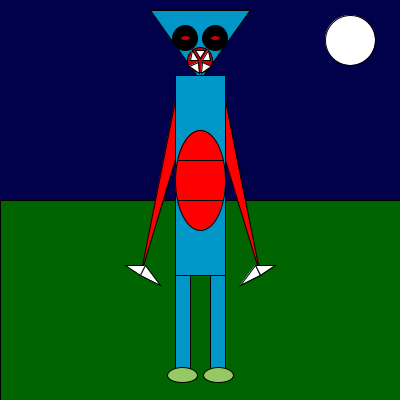
Frame 1 (no input)
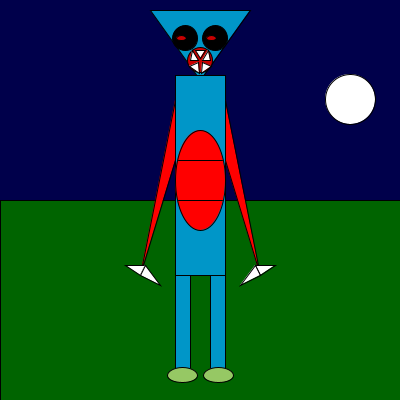
Frame 60 (the mouse pressed at the canvas centre just before this capture)
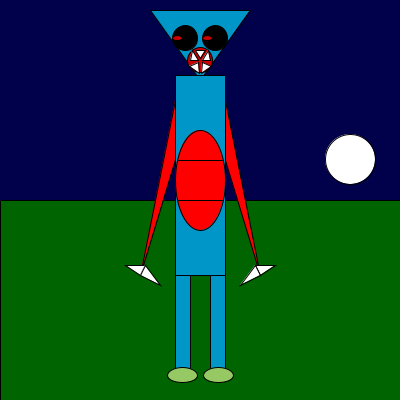
Frame 120 (the mouse held since frame 60 and released just before this capture)

The Processing sketch that drew these frames (run headless with seeded random() and noise(); from frame 60 on, the mouse is pressed at the canvas centre):

// Processing sketch: Animate_robot
// ── Animate_robot.pde

int y = 40;
float x = 200;
float dir_x = .5;
void setup() {
  // Setting up the background (grass, sky, and clouds)
  stroke(0);
  size(400, 400);
  strokeWeight(1);
  fill(255);  
}


void draw() {
  background(0, 0, 75);
  fill(255);
  ellipse(350, y, 50, 50);
  fill(0, 100, 0);
  rect(0, 200, 400, 200);
  y += 1;
  if (y==250) {
    y=0;
  }
  fill(0, 150, 200);
  //Head, body, and face
  triangle(150, 10, 250, 10, 200, 80);
  rect(175, 75, 50, 200);
  rect(175, 275, 15, 100);
  rect(210, 275, 15, 100);
  fill(200, 0, 0);
  circle(200, 60, 25);
  fill(255);
  triangle(195, 50, 205, 50, 200, 58);
  triangle(198, 62, 189, 66, 199, 73);
  triangle(202, 62, 211, 66, 201, 73);
  triangle(202, 60, 208, 50, 210, 60);
  triangle(198, 60, 192, 50, 190, 60);
  fill(255, 0, 0);
  ellipse(200, 180, 50, 100);
  triangle(175, 100, 175, 160, 140, 275);
  triangle(225, 100, 225, 160, 260, 275);
  fill(255);
  triangle(140, 275, 145, 265, 125, 265);
  triangle(140, 275, 145, 265, 160, 285); 
  triangle(260, 275, 255, 265, 275, 265);
  triangle(260, 275, 255, 265, 240, 285);
  fill(150, 200, 100);
  ellipse(182.5, 375, 30, 15);
  ellipse(218.5, 375, 30, 15);
  line(178, 160, 222, 160);
  line(178, 200, 222, 200);
  fill(0);
  circle(185, 38, 25);
  circle(215, 38, 25);
  fill(200, 0, 0);
  x = x + dir_x;
  ellipse(x - 15, 38, 10, 5);
  ellipse(x + 15, 38, 10, 5);
  println(x);
  if (x > 208 || x < 192) {
    dir_x *= -1;
    
  
}}
